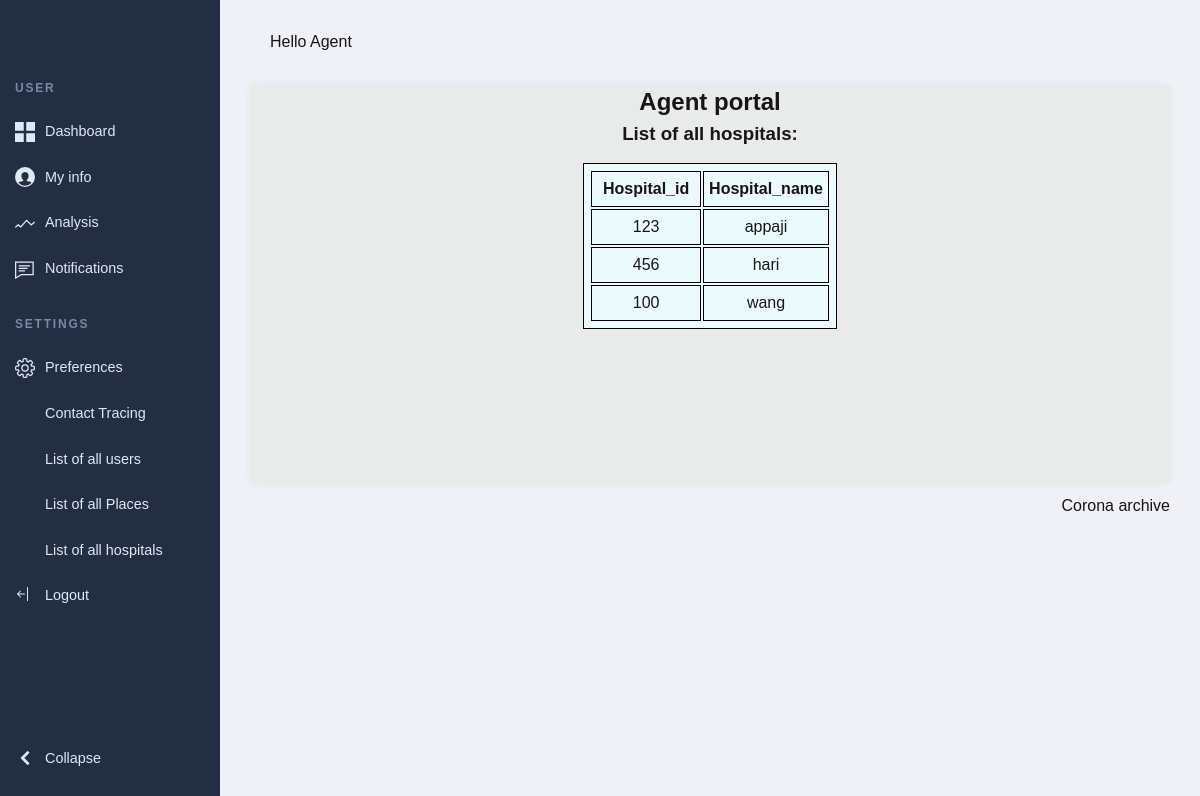
Screenshot of /allhospitals (signed in) with the database file from the repository.
### tables this page shows
CREATE TABLE Hospital( 
                 hospital_id text PRIMARY KEY NOT NULL, 
                 username text NOT NULL, 
                 password text NOT NULL
             );

### app.py (the view)
@app.route('/allhospitals',methods=['GET','POST'])
def showallhospitals():
    if session.get('loggedIn') == 'agent':
        return render_template('all_hospitals.html', data=getHospital())
    else:
        return redirect(url_for('index'))

### app.py (called while the page is built)
def db_connection(): #database connection
    conn = None
    try:
        conn = sqlite3.connect("project.sqlite")
    except sqlite3.error as e:
        print(e)
    return conn

def getHospital(searchID = -1):
    conn = db_connection()
    cursor = conn.cursor()
    statement = f'SELECT * FROM Hospital;'
    cursor.execute(statement)
    users = cursor.fetchall()
    users = [list(user) for user in users]
    return users

### templates/all_hospitals.html (shortened to what this page needs)
{% extends 'base.html' %}
{% block body %}
<header class="page-header">
  <nav>
    <ul class="admin-menu">
      <li class="menu-heading">
        <h3>User</h3>
      </li>
      <li>
        <a href="/agent_dashboard">
          <svg>
            <use xlink:href="#dashboard"></use>
          </svg>
          <span>Dashboard</span>
        </a>
      </li>
      <li>
          <a href="#0">
            <svg>
              <use xlink:href="#users"></use>
            </svg>
            <span>My info</span>
          </a>
        </li>
      <li>
        <a href="#0">
          <svg>
            <use xlink:href="#trends"></use>
          </svg>
          <span>Analysis</span>
        </a>
      </li>
      <li>
        <a href="/hospital_request">
          <svg>
            <use xlink:href="#notifications"></use>
          </svg>
          <span>Notifications</span>
        </a>
      </li>
      <li class="menu-heading">
        <h3>Settings</h3>
      </li>
      <li>
        <a href="#0">
          <svg>
            <use xlink:href="#settings"></use>
          </svg>
          <span>Preferences</span>
        </a>
      </li>
      <li>
        <a href="/contact-tracing">
          <svg>
              <use xlink:href="#people"></use>
          </svg>
          <span>Contact Tracing</span>
        </a>
      </li>
      <li>
        <a href="/allusers">
          <svg>
            <use xlink:href="#people"></use>
          </svg>
          <span>List of all users</span>
        </a>
      </li>
      <li>
        <a href="/allplaces">
          <svg>
            <use xlink:href="#people"></use>
          </svg>
          <span>List of all Places</span>
        </a>
      </li>
      <li>
        <a href="/allhospitals">
          <svg>
            <use xlink:href="#people"></use>
          </svg>
          <span>List of all hospitals</span>
        </a>
      </li>
      <li>
      <li>
        <a href="/logout">
          <svg>
              <use xlink:href="#logout"></use>
          </svg>
          <span>Logout</span>
        </a>
      </li>
      <li>
        <div class="switch">
        </div>
        <button class="collapse-btn" aria-expanded="true" aria-label="collapse menu">
          <svg aria-hidden="true">
            <use xlink:href="#collapse"></use>
          </svg>
          <span>Collapse</span>
        </button>
      </li>
    </ul>
  </nav>
</header>
<section class="page-content">
	<section class="search-and-user">
		<div class="admin-profile" style="text-align: left;">
		<span class="greeting">Hello Agent</span>
		</div>
	</section>
	<section class="grid">
		<article>
            <div class="container">
                <h2>Agent portal</h2>
                <h3>List of all hospitals:</h3>
                <table style="margin-top:15px" id="val">
                  <thead>
                    <tr>
                      <th>Hospital_id</th>
                      <th>Hospital_name</th>
                    </tr>
                  </thead>
                  <tbody id="myTable">
                    {% for row in data %}
                          <tr>
                              <td>{{row[0]}}</td>
                              <td>{{row[1]}}</td>
                          </tr>
                      {% endfor %}
                  </tbody>
                </table>
              </div>
        </article>
	</section>
	<footer class="page-footer">
		<span>Corona archive</span>
	</footer>
</section>
{% endblock %}

### static/css/portal.css (style rules this page uses)
:root { --page-header-bgColor: #242e42; --page-header-bgColor-hover: #1d2636; --page-header-txtColor: #dde9f8; --page-header-headingColor: #7889a4; --page-header-width: 220px; --page-content-bgColor: #f0f1f6; --page-content-txtColor: #171616; --page-content-blockColor: #fff; --white: #fff; --black: #333; --blue: #00b9eb; --red: #ec1848; --border-radius: 4px; --box-shadow: 0 0 10px -2px rgba(0, 0, 0, 0.075); --switch-bgLightModeColor: #87cefa; --switch-sunColor: gold; --switch-moonColor: #f4f4f4; --switch-bgDarkModeColor: #1f1f27; }
* { padding: 0; margin: 0; box-sizing: border-box; }
ul { list-style: none; }
a, button { color: inherit; }
a { text-decoration: none; }
button { background: none; cursor: pointer; }
button, input { border: none; }
svg { display: block; }
body { font: 16px/1.5 "Lato", sans-serif; }
.page-header { position: fixed; top: 0; left: 0; right: 0; bottom: 0; overflow: auto; padding-top: 20px; width: var(--page-header-width); color: var(--page-header-txtColor); background: var(--page-header-bgColor); }
.page-header nav { display: flex; flex-direction: column; min-height: 100%; }
.page-header .admin-menu { display: flex; flex-direction: column; flex-grow: 1; margin-top: 35px; }
.page-header .admin-menu li:nth-last-child(2) { margin-bottom: 35px; }
.page-header .admin-menu li:last-child { margin-top: auto; margin-bottom: 20px; }
.page-header .admin-menu li > * { width: 100%; padding: 12px 15px; }
.page-header .admin-menu .menu-heading h3 { text-transform: uppercase; letter-spacing: 0.15em; font-size: 12px; margin-top: 12px; color: var(--page-header-headingColor); }
.page-header .admin-menu svg { width: 20px; height: 20px; fill: var(--page-header-txtColor); margin-right: 10px; }
.page-header .admin-menu a, .page-header .admin-menu button { display: flex; align-items: center; font-size: 0.9rem; }
.page-content { position: relative; left: var(--page-header-width); width: calc(100% - var(--page-header-width)); min-height: 100vh; padding: 30px; color: var(--page-content-txtColor); background: var(--page-content-bgColor); }
.search-and-user { display: grid; grid-template-columns: 1fr auto; grid-column-gap: 50px; align-items: center; background: var(--page-content-bgColor); margin-bottom: 30px; }
.search-and-user ::placeholder { color: var(--white); }
.search-and-user .admin-profile { display: flex; align-items: center; }
.search-and-user .admin-profile .greeting { margin: 0 10px 0 20px; }
.page-content .grid { display: grid; grid-template-columns: repeat(2, 1fr); grid-gap: 30px; }
.page-content .grid > article { display: flex; height: 400px; background: var(--page-content-blockColor); border-radius: var(--border-radius); box-shadow: var(--box-shadow); align-items: center; justify-content: center; text-align: center; }
.page-footer { font-size: 1rem; display: flex; align-items: center; justify-content: flex-end; margin-top: 10px; }

### templates/all_hospitals.html (style rules this page uses)
.page-content .grid { display: grid; grid-template-columns: repeat(1, 1fr); grid-gap: 30px; }
.page-content .grid > article { display: flex; height: 400px; background: var(--page-content-blockColor); border-radius: var(--border-radius); box-shadow: var(--box-shadow); align-items:initial; justify-content: center; text-align: center; background: #e9ebeb; }
* { box-sizing: border-box; }
body { margin: 0; font-family: Arial, Helvetica, sans-serif; }
table, th, td { width:110px; text-align:center; border:1px solid black; padding:5px; margin-left: 0; margin-right: 0; background: #eafafd; }
table { width: 100%; }

### rows the page displays
Hospital: hospital_id "123", username "appaji"
Hospital: hospital_id "456", username "hari"
Hospital: hospital_id "100", username "wang"
